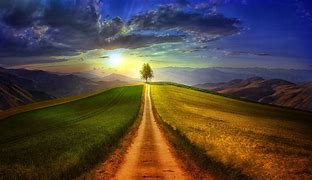
#> input picture Python_Modulos/aula206/foto.jpg, 312 x 180 px, found by its file name
$ python aula206.py
#> lines starting #> are read from the running program, lines starting #| are printed output that depends on the picture
# Pillow: redimensionando imagens com python
# Essa biblioteca é o photoshop do Python
from PIL import Image

from pathlib import Path

ROOT_FOLDER = Path(__file__).parent
ORIGINAL = ROOT_FOLDER /  'foto.JPG'
NEW_IMAGE = ROOT_FOLDER / 'new.JPG'

pil_image = Image.open(ORIGINAL)
#> pil_image is the input picture: PIL image 312x180 RGB; mean R, G, B 82, 69.1, 60.5

width, height = pil_image.size
#> width = 312; height = 180
# exif = pil_image.info['exif']

new_width = 640
new_height = round(height + new_width / width)
#> new_height = 182

new_image = pil_image.resize((new_width, new_height))
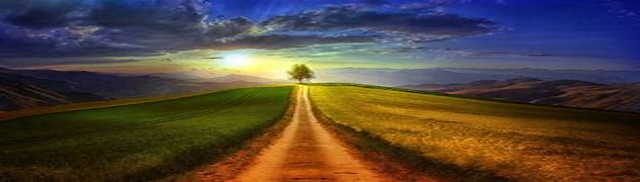
#> new_image: PIL image 640x182 RGB; mean R, G, B 82, 69.1, 60.5
new_image.save(
    NEW_IMAGE,
    optimize=True,
    quality=70,
    # exif=exif,
)
